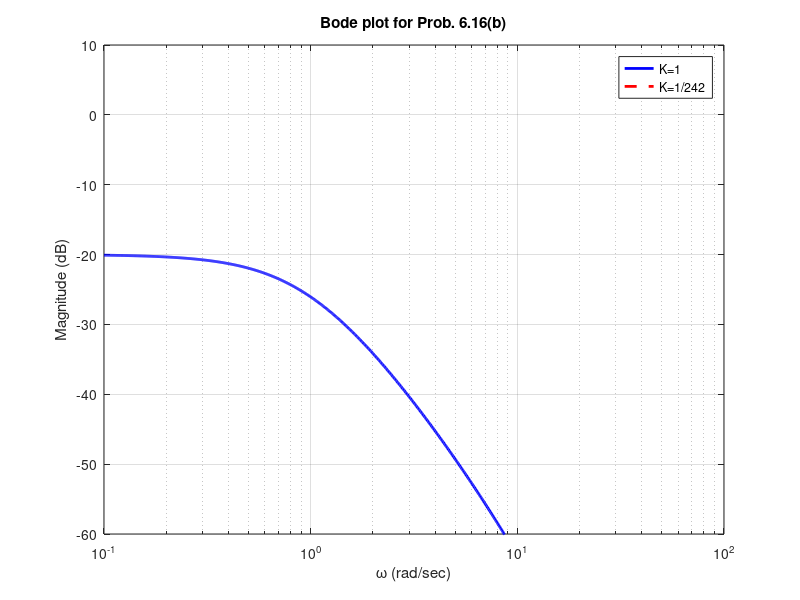
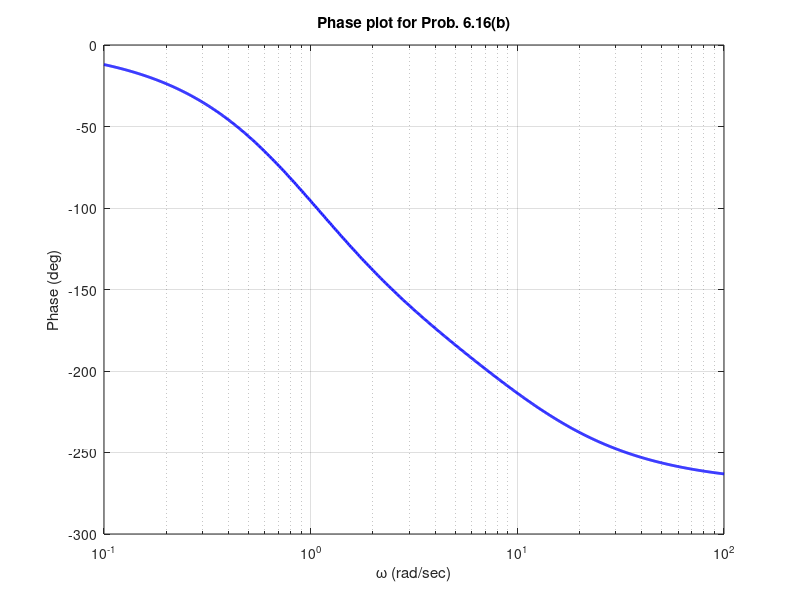

Source code (MATLAB) for these figures, in order:
clear
clc

% Define transfer function
s = tf('s');
K = 1; % initial value of K
G = K/((s + 10)*(s + 1)^2);

% Bode plot for K = 1
figure;
[bodeMag, bodePhase, omega] = bode(G);
semilogx(omega, 20*log10(bodeMag(:)), 'b', 'LineWidth', 2);
hold on;

% Bode plot overlay for K = 1/242
K_new = 1/242;
G_new = K_new/((s + 10)*(s + 1)^2);
[bodeMag_new, ~, ~] = bode(G_new, omega);
semilogx(omega, 20*log10(bodeMag_new(:)), 'r--', 'LineWidth', 2);

% Formatting the plot
grid on;
title('Bode plot for Prob. 6.16(b)');
ylabel('Magnitude (dB)');
xlabel('\omega (rad/sec)');
legend('K=1', 'K=1/242');
ylim([-60, 10]);

% Phase plot
figure;
semilogx(omega, bodePhase(:), 'b', 'LineWidth', 2);

% Formatting the phase plot
grid on;
ylabel('Phase (deg)');
xlabel('\omega (rad/sec)');
title('Phase plot for Prob. 6.16(b)');
ylim([-300, 0]);
